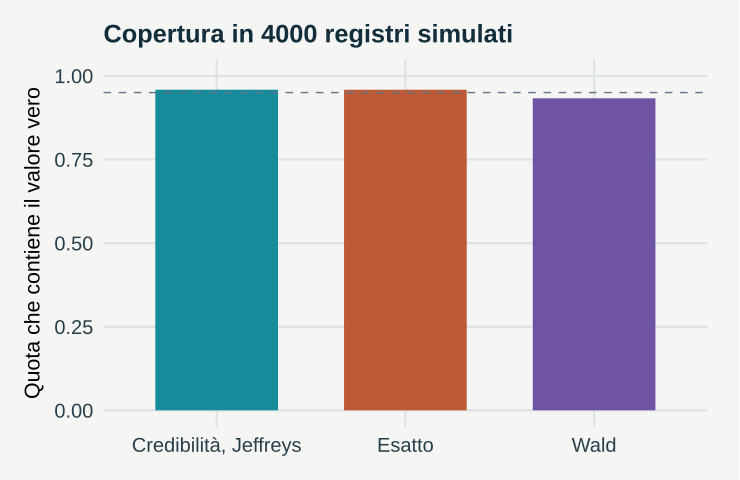

Write R code to recreate this figure.
# GeoStat Lab — funzioni comuni. R >= 4.3; ggplot2 >= 3.4; jsonlite.
suppressPackageStartupMessages(library(ggplot2))
col_geo <- c('#168B9C','#BC5B35','#7054A4','#A17B19','#227864','#64748B')
theme_set(theme_minimal(base_size=17, base_family='sans') + theme(
  plot.background=element_rect(fill='#F5F6F3',colour=NA),
  panel.background=element_rect(fill='#F5F6F3',colour=NA),
  panel.grid.minor=element_blank(),panel.grid.major=element_line(colour='#DCE3E2'),
  plot.title=element_text(size=19,face='bold',colour='#122D3B'),
  plot.subtitle=element_text(size=13,colour='#405560',margin=margin(b=12)),
  axis.text=element_text(size=15,colour='#273E4A'),axis.title=element_text(size=16),
  legend.position='bottom',legend.title=element_blank(),legend.text=element_text(size=14),
  strip.text=element_text(size=15,face='bold'),plot.margin=margin(18,24,18,18)))
metric <- function(...) data.frame(grandezza=names(c(...)),valore=as.character(c(...)),check.names=FALSE)
f <- function(x,d=3) {out<-formatC(x,digits=d,format='fg');out[!is.finite(x)]<-'Non definito';out}
line_plot <- function(d,x='x',y='y',title='',xl=x,yl=y,group=NULL) {
 p<-ggplot(d,aes(x=.data[[x]],y=.data[[y]]))
 if(is.null(group)) p<-p+geom_line(colour=col_geo[1],linewidth=1.05) else p<-p+aes(colour=.data[[group]],group=.data[[group]])+geom_line(linewidth=1)+scale_colour_manual(values=col_geo)
 p+labs(title=title,x=xl,y=yl)
}
point_plot <- function(d,x='x',y='y',title='',xl=x,yl=y,group=NULL) {
 p<-ggplot(d,aes(x=.data[[x]],y=.data[[y]]))
 if(is.null(group))p<-p+geom_point(colour=col_geo[1],size=2.5,alpha=.8) else p<-p+aes(colour=.data[[group]])+geom_point(size=2.7,alpha=.85)+scale_colour_manual(values=col_geo)
 p+labs(title=title,x=xl,y=yl)
}
hist_plot<-function(x,title='',xl='Valore',bins=20)ggplot(data.frame(x=x),aes(x))+geom_histogram(bins=bins,fill=col_geo[1],colour='#F5F6F3')+labs(title=title,x=xl,y='Frequenza')
bar_plot<-function(d,x='gruppo',y='valore',title='',yl='Valore')ggplot(d,aes(x=.data[[x]],y=.data[[y]],fill=.data[[x]]))+geom_col(width=.65)+scale_fill_manual(values=rep(col_geo,length.out=length(unique(d[[x]])) ))+guides(fill='none')+labs(title=title,x=NULL,y=yl)
map_plot<-function(d,z='z',title='',xl='Est [km]',yl='Nord [km]')ggplot(d,aes(x,y,fill=.data[[z]]))+geom_raster()+coord_equal()+scale_fill_gradientn(colours=c('#153F56','#298C9C','#B8CDB2','#F1D889','#AD542F'))+labs(title=title,x=xl,y=yl)
acf_data<-function(x,lag=20){a<-acf(x,lag.max=min(lag,length(x)-1),plot=FALSE);data.frame(x=as.vector(a$lag)[-1],y=as.vector(a$acf)[-1])}
# AR(1), distribuzione marginale stazionaria N(0, 1).
ar_series<-function(n,rho){x<-numeric(n);x[1]<-rnorm(1);for(i in 2:n)x[i]<-rho*x[i-1]+sqrt(1-rho^2)*rnorm(1);x}
# Distanze euclidee in unità metriche già dichiarate; nessuna conversione implicita di CRS.
dist_cross<-function(a,b)sqrt(outer(a[,1],b[,1],'-')^2+outer(a[,2],b[,2],'-')^2)
# Predittore IDW: i punti coincidenti ricevono esattamente il valore osservato.
idw<-function(xy,z,new,power=2){dd<-dist_cross(new,xy);apply(dd,1,function(d)if(any(d<1e-10))mean(z[d<1e-10])else weighted.mean(z,d^(-power)))}
# CART didattico binario: divisioni assiali che minimizzano l'impurità di Gini.
cart_fit<-function(x,y,depth=2,minleaf=4){
 node<-list(p=mean(y),n=length(y));if(depth<1||length(unique(y))<2||length(y)<2*minleaf)return(node)
 best<-Inf
 for(j in seq_len(ncol(x))){v<-sort(unique(x[,j])); if(length(v)<2)next
  for(cut in (head(v,-1)+tail(v,-1))/2){left<-x[,j]<=cut;nl<-sum(left);nr<-sum(!left);if(min(nl,nr)<minleaf)next
   score<-nl*mean(y[left])*(1-mean(y[left]))+nr*mean(y[!left])*(1-mean(y[!left]))
   if(score<best){best<-score;node$j<-j;node$cut<-cut;split<-left}
  }
 }
 if(is.finite(best)){node$left<-cart_fit(x[split,,drop=FALSE],y[split],depth-1,minleaf);node$right<-cart_fit(x[!split,,drop=FALSE],y[!split],depth-1,minleaf)};node
}
cart_predict<-function(tree,x)apply(x,1,function(row){t<-tree;while(!is.null(t$j))t<-if(row[t$j]<=t$cut)t$left else t$right;t$p})
p <- list(mu = 30, seed = 17)
set.seed(p$seed)
N <- rpois(4000, p$mu)

wald <- abs(N - p$mu) <= 1.96 * sqrt(N)

jef <- qgamma(0.025, N + 0.5) <= p$mu & p$mu <= qgamma(0.975, N + 0.5)

esatto <- qgamma(0.025, N) <= p$mu & p$mu <= qgamma(0.975, N + 1)

data <- data.frame(gruppo = c("Wald", "Credibilità, Jeffreys", "Esatto"), valore = c(mean(wald), mean(jef), 
    mean(esatto)))

plots <- list(bar_plot(data, title = "Copertura in 4000 registri simulati", yl = "Quota che contiene il valore vero") + 
    geom_hline(yintercept = 0.95, linetype = 2, colour = col_geo[6]) + coord_cartesian(ylim = c(0, 1)))

metrics <- metric(`Copertura dell’intervallo di Wald` = f(mean(wald)), `Copertura dell’intervallo di Jeffreys` = f(mean(jef)), 
    `Copertura dell’intervallo esatto` = f(mean(esatto)), `Quota di registri senza eventi` = f(mean(N == 
        0)))
print(metrics,row.names=FALSE)
ggplot2::ggsave('m21-copertura-A.svg',plots[[1]],device=svglite::svglite,width=7.7,height=5.0,bg='#F8F6F1')
